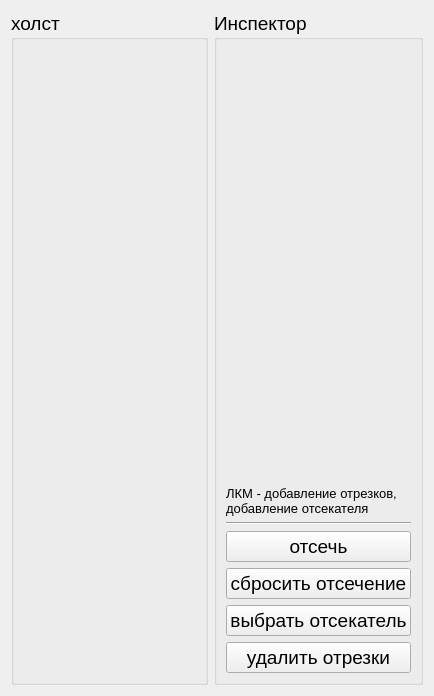
<?xml version="1.0" encoding="UTF-8"?>
<ui version="4.0">
 <class>cutterTab</class>
 <widget class="QWidget" name="cutterTab">
  <property name="geometry">
   <rect>
    <x>0</x>
    <y>0</y>
    <width>434</width>
    <height>696</height>
   </rect>
  </property>
  <property name="windowTitle">
   <string>Form</string>
  </property>
  <layout class="QHBoxLayout" name="horizontalLayout" stretch="1,0">
   <item>
    <widget class="QGroupBox" name="canvasGroup">
     <property name="font">
      <font>
       <pointsize>14</pointsize>
       <weight>50</weight>
       <bold>false</bold>
       <underline>false</underline>
       <kerning>true</kerning>
      </font>
     </property>
     <property name="title">
      <string>холст</string>
     </property>
     <property name="flat">
      <bool>false</bool>
     </property>
     <layout class="QGridLayout" name="gridLayout_5"/>
    </widget>
   </item>
   <item>
    <widget class="QGroupBox" name="tableGroup">
     <property name="font">
      <font>
       <pointsize>14</pointsize>
       <weight>50</weight>
       <bold>false</bold>
       <underline>false</underline>
       <kerning>true</kerning>
      </font>
     </property>
     <property name="title">
      <string>Инспектор</string>
     </property>
     <property name="flat">
      <bool>false</bool>
     </property>
     <layout class="QVBoxLayout" name="verticalLayout_5">
      <item>
       <spacer name="verticalSpacer">
        <property name="orientation">
         <enum>Qt::Vertical</enum>
        </property>
        <property name="sizeHint" stdset="0">
         <size>
          <width>20</width>
          <height>1000</height>
         </size>
        </property>
       </spacer>
      </item>
      <item>
       <widget class="QLabel" name="label_4">
        <property name="font">
         <font>
          <pointsize>10</pointsize>
          <weight>50</weight>
          <bold>false</bold>
          <underline>false</underline>
          <kerning>true</kerning>
         </font>
        </property>
        <property name="text">
         <string>ЛКМ - добавление отрезков,
добавление отсекателя</string>
        </property>
        <property name="textFormat">
         <enum>Qt::PlainText</enum>
        </property>
       </widget>
      </item>
      <item>
       <widget class="Line" name="line">
        <property name="orientation">
         <enum>Qt::Horizontal</enum>
        </property>
       </widget>
      </item>
      <item>
       <widget class="QPushButton" name="cutButton">
        <property name="text">
         <string>отсечь</string>
        </property>
       </widget>
      </item>
      <item>
       <widget class="QPushButton" name="clearButton">
        <property name="text">
         <string>сбросить отсечение</string>
        </property>
       </widget>
      </item>
      <item>
       <widget class="QPushButton" name="selectCutter">
        <property name="text">
         <string>выбрать отсекатель</string>
        </property>
       </widget>
      </item>
      <item>
       <widget class="QPushButton" name="removeSegmentsButton">
        <property name="text">
         <string>удалить отрезки</string>
        </property>
       </widget>
      </item>
     </layout>
    </widget>
   </item>
  </layout>
 </widget>
 <resources/>
 <connections/>
</ui>
